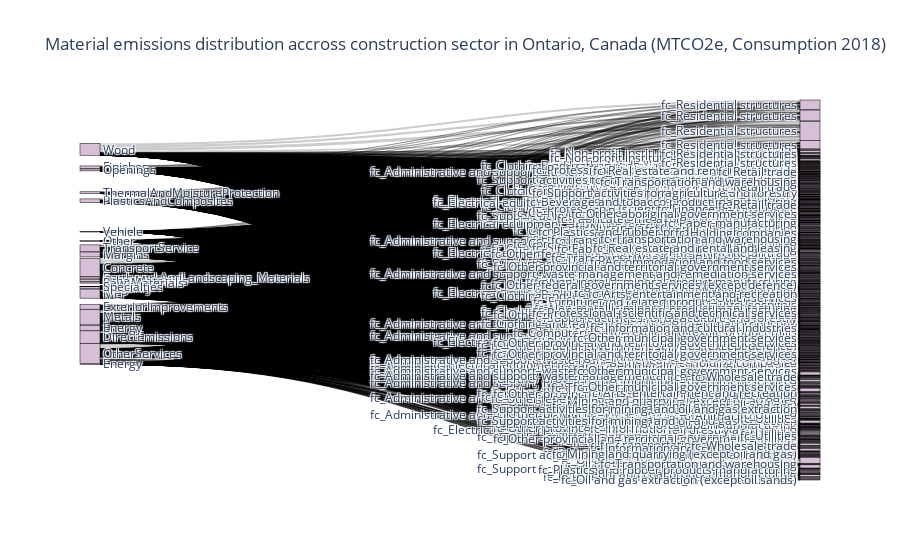

The notebook cell saved with this chart:
### Markdown cell above
## Sankey plot

### Code cell
# source data from https://plotly.com/python/sankey-diagram/

fig = go.Figure(data=[go.Sankey(
    node = dict(
      pad = 100,
      thickness = 20,
      line = dict(color = "black", width = 0.5),
      label = label_s,
      color = 'thistle'
    ),
    link = dict(
      source = source_s, # indices correspond to labels, eg A1, A2, A1, B1, ...
      target = target_s,
      value = value_s
  ))])

fig.update_layout(title_text="Material emissions distribution accross construction sector in Ontario, Canada (MTCO2e, Consumption 2018)", font_size=12)
fig.show()

### Figure 1 — Plotly figure (JSON) as saved in the notebook; plotly's stock layout.template omitted (floating-point values rounded to 4 significant figures; data arrays with more than 128 entries replaced by an {"elided": "..."} marker saying what was removed)
{"data": [{"link": {"source": {"elided": "16146 int values"}, "target": {"elided": "15444 int values"}, "value": {"elided": "16146 float values"}}, "node": {"color": "thistle", "label": {"elided": "725 str values"}, "line": {"color": "black", "width": 0.5}, "pad": 100, "thickness": 20}, "type": "sankey"}], "layout": {"font": {"size": 12}, "title": {"text": "Material emissions distribution accross construction sector in Ontario, Canada (MTCO2e, Consumption 2018)"}}}
